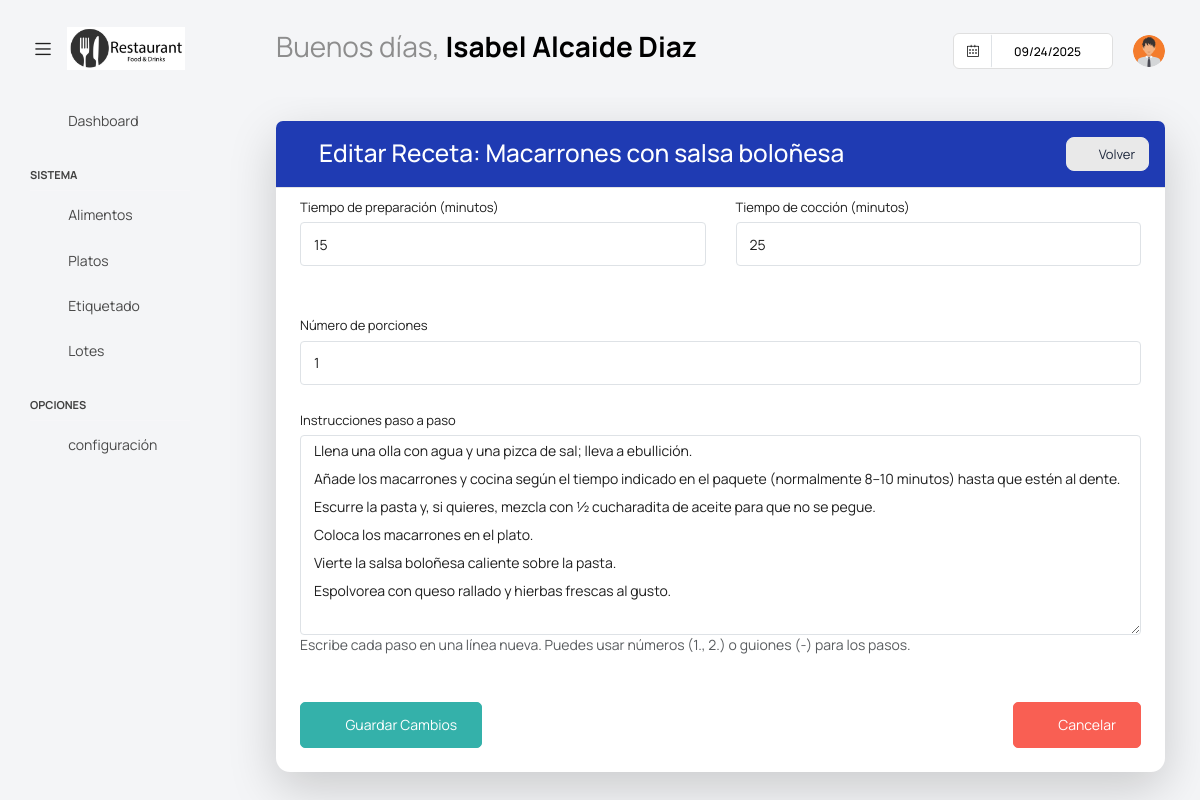
Page /platos/recetas/3/editar/ (signed in) on the committed database.
### app/super/models.py (models this page shows, shortened)
class UserProfile(models.Model):
    centro = models.ForeignKey('Centros' ,on_delete=models.CASCADE, null=True, blank =True)
    user = models.OneToOneField(User, on_delete=models.CASCADE)
    username = models.CharField(max_length=100)
    password = models.CharField(max_length=100)
    nombre = models.CharField(max_length=100)
    apellidos = models.CharField(max_length=100)
    cargo = models.CharField(max_length=100, blank=True, null=True)
    imagen = models.ImageField(default='users/default.png', upload_to='users/', null=True, blank =True)
    estado =models.BooleanField(default=True)

### app/platos/models.py (models this page shows, shortened)
class Receta(ModeloBaseCentro):
    plato = models.ForeignKey(Plato, on_delete=models.CASCADE)
    tiempo_preparacion = models.PositiveIntegerField(verbose_name='Tiempo de preparación (minutos)')
    tiempo_coccion = models.PositiveIntegerField(verbose_name='Tiempo de cocción (minutos)')
    rendimiento = models.PositiveIntegerField(verbose_name='Número de porciones',default=1)
    instrucciones = models.TextField(verbose_name='Instrucciones paso a paso')
    class Meta:
        verbose_name = 'Receta'
        verbose_name_plural = 'Recetas'
        ordering = ['plato__nombre']

class Plato(ModeloBaseCentro):
    nombre = models.CharField(max_length=100)
    codigo = models.CharField(max_length=10, unique=True, help_text="Código único para el plato")
    vida_util = models.PositiveIntegerField(default=0, help_text="Número de días que se suman a la fecha de producción para calcular la caducidad", null=True, blank=True)
    tipoplato = models.ForeignKey(TipoPlato, on_delete=models.CASCADE, null=True, blank=True)
    imagen = models.ImageField(upload_to='platos/', null=True, blank=True)
    salsa = models.ForeignKey(Salsa, on_delete=models.CASCADE, null=True, blank=True)
    descripcion = models.TextField(blank=True, null=True)
    class Meta:
        verbose_name = 'Plato'
        verbose_name_plural = 'Platos'
        unique_together = ('nombre', 'centro')  # Evita nombres duplicados en el mismo centro

### app/platos/views.py (the view, shortened to what this page needs)
# urls.py: path('recetas/<int:pk>/editar/', RecetaUpdate.as_view(), name='editar_receta'),
class RecetaUpdate(LoginRequiredMixin, UpdateView):
    model = Receta
    form_class = RecetaForm
    template_name = 'platos/editar_receta.html'
    context_object_name = 'receta'
    def get_queryset(self):
        user_profile = get_object_or_404(UserProfile, user=self.request.user)
        return Receta.objects.filter(centro=user_profile.centro)
    def get_object(self, queryset=None):
        receta = super().get_object(queryset)
        return receta
    def get_context_data(self, **kwargs):
        context = super().get_context_data(**kwargs)
        context.update(datos_centro(self.request))
        context['plato'] = self.object.plato
        return context
    def get_form_kwargs(self):
        kwargs = super().get_form_kwargs()
        kwargs['plato_id'] = self.object.plato_id
        return kwargs

### app/platos/forms.py
class RecetaForm(forms.ModelForm):
    class Meta:
        model = Receta
        fields = ['tiempo_preparacion', 'tiempo_coccion', 'rendimiento', 'instrucciones']
        widgets = {
            'instrucciones': forms.Textarea(attrs={'rows': 10,'class': 'form-control form-control-sm','placeholder': 'Describe cada paso de la receta en orden...'}),
            'tiempo_preparacion': forms.NumberInput(attrs={'class': 'form-control form-control-sm','min': 0}),
            'tiempo_coccion': forms.NumberInput(attrs={'class': 'form-control form-control-sm','min': 0}),
            'rendimiento': forms.NumberInput(attrs={'class': 'form-control form-control-sm','min': 1})
        }
        labels = {
            'instrucciones': 'Pasos de preparación'
        }
    def __init__(self, *args, **kwargs):
        self.plato_id = kwargs.pop('plato_id', None)
        super().__init__(*args, **kwargs)

### templates/platos/editar_receta.html (shortened to what this page needs)
{% extends 'base.html' %}
{% load static %}
{% block content %}
<div class="content-wrapper">
    <div class="card shadow-lg border-0 rounded-lg">
        <div class="card-header bg-primary text-white py-3">
            <div class="d-flex justify-content-between align-items-center">
                <h3 class="m-0">
                    <i class="fa fa-edit me-2"></i>Editar Receta: {{ receta.plato.nombre }}
                </h3>
                <a href="{% url 'platos:PlatoList' %}" class="btn btn-light btn-sm rounded">
                    <i class="fa fa-arrow-left me-1"></i> Volver
                </a>
            </div>
        </div>
        <div class="card-body">
            <form method="post" enctype="multipart/form-data">
                <div class="row mb-4">
                    <div class="col-md-6">
                        <div class="form-group">
                            <label class="small mb-1" for="{{ form.tiempo_preparacion.id_for_label }}">
                                Tiempo de preparación (minutos)
                            </label>
                            {{ form.tiempo_preparacion }}
                        </div>
                    </div>
                    <div class="col-md-6">
                        <div class="form-group">
                            <label class="small mb-1" for="{{ form.tiempo_coccion.id_for_label }}">
                                Tiempo de cocción (minutos)
                            </label>
                            {{ form.tiempo_coccion }}
                        </div>
                    </div>
                </div>
                <div class="form-group mb-4">
                    <label class="small mb-1" for="{{ form.rendimiento.id_for_label }}">
                        Número de porciones
                    </label>
                    {{ form.rendimiento }}
                </div>
                <div class="form-group mb-4">
                    <label class="small mb-1" for="{{ form.instrucciones.id_for_label }}">
                        Instrucciones paso a paso
                    </label>
                    {{ form.instrucciones }}
                    <small class="form-text text-muted">
                        Escribe cada paso en una línea nueva. Puedes usar números (1., 2.) o guiones (-) para los pasos.
                    </small>
                </div>
                <div class="d-flex justify-content-between mt-5">
                    <button type="submit" class="btn btn-success px-4">
                        <i class="fa fa-save me-2"></i>Guardar Cambios
                    </button>
                    <a href="{% url 'platos:RecetaDetail' receta.pk %}" class="btn btn-danger">
                        <i class="fa fa-times me-2"></i>Cancelar
                    </a>
                </div>
            </form>
        </div>
    </div>
</div>
{% endblock %}

### templates/base.html (shortened to what this page needs)
{% load static %}
<html lang="es">
<head>
  <link href={% static "vendor/feather/feather.css" %} rel="stylesheet">
  <link href={% static "vendor/mdi/css/materialdesignicons.min.css" %} rel="stylesheet">
  <link href={% static "vendor/ti-icons/css/themify-icons.css" %} rel="stylesheet">
  <link href={% static "vendor/font-awesome/css/font-awesome.min.css" %} rel="stylesheet">
  <link href={% static "vendor/typicons/typicons.css" %} rel="stylesheet">
  <link href={% static "vendor/simple-line-icons/css/simple-line-icons.css" %} rel="stylesheet">
  <link href={% static "vendor/css/vendor.bundle.base.css" %} rel="stylesheet">
  <link href={% static "vendor/bootstrap-datepicker/bootstrap-datepicker.min.css" %} rel="stylesheet">
  <link href={% static "js/select.dataTables.min.css" %} rel="stylesheet" type="text/css" >
  <link rel="stylesheet" href={% static "css/style.css" %}>
</head>
  <body class="with-welcome-text">
    <div class="container-scroller">
      <nav class="navbar default-layout col-lg-12 col-12 p-0 fixed-top d-flex align-items-top flex-row">
        <div class="text-center navbar-brand-wrapper d-flex align-items-center justify-content-start">
          <div class="me-3">
            <button class="navbar-toggler navbar-toggler align-self-center" type="button" data-bs-toggle="minimize">
              <span class="icon-menu"></span>
            </button>
          </div>
          <div>
            <a class="navbar-brand brand-logo" href="index.html">
              <img src="{{ imagen_centro_url }}" style="width:150px !important; height:auto;" alt="{{ centro.nombre }}">
            </a>
          </div>
        </div>
        <div class="navbar-menu-wrapper d-flex align-items-top">
          <ul class="navbar-nav">
            <li class="nav-item fw-semibold d-none d-lg-block ms-0">
              <h1 class="welcome-text">{{ saludo }}, <span class="text-black fw-bold">{{ nombre }} {{ apellidos }}</span></h1>
          </ul>
          <ul class="navbar-nav ms-auto">
            <li class="nav-item d-none d-lg-block">
              <div id="datepicker-popup" class="input-group date datepicker navbar-date-picker">
                <span class="input-group-addon input-group-prepend border-right">
                  <span class="icon-calendar input-group-text calendar-icon"></span>
                </span>
                <input type="text" class="form-control">
              </div>
            </li>
            <li class="nav-item dropdown d-none d-lg-block user-dropdown">
              <a class="nav-link" id="UserDropdown" href="#" data-bs-toggle="dropdown" aria-expanded="false">
                <img class="img-xs rounded-circle" src="{{ imagen_user_url }}" alt="Profile image"> </a>
            </li>
          </ul>
        </div>
      </nav>
    <div class="container-fluid page-body-wrapper">
      <nav class="sidebar sidebar-offcanvas" id="sidebar">
        <ul class="nav">
          <li class="nav-item">
            <a class="nav-link" href="{% url 'dashuser:home' %}">
              <i class="mdi mdi-grid-large menu-icon"></i>
              <span class="menu-title">Dashboard</span>
            </a>
          </li>
          <li class="nav-item nav-category">Sistema</li>
            <li class="nav-item">
              <a class="nav-link" href="{% url 'dashuser:AlimentoList' %}">
                <i class="menu-icon mdi mdi-food-variant"></i>
                <span class="menu-title">Alimentos</span>
              </a>
            </li>
            <li class="nav-item">
              <a class="nav-link" href="{% url 'platos:PlatoList' %}">
                <i class="menu-icon mdi mdi-food-turkey"></i>
                <span class="menu-title">Platos</span>
              </a>
            </li>
            <li class="nav-item">
              <a class="nav-link" href="{% url 'platos:generar_etiqueta' %}">
                <i class="menu-icon mdi mdi-tag"></i>
                <span class="menu-title">Etiquetado</span>
              </a>
            </li>
            <li class="nav-item">
              <a class="nav-link" href="{% url 'platos:LotesResumenListView' %}">
                <i class="menu-icon mdi mdi-package-variant"></i>
                <span class="menu-title">Lotes</span>
              </a>
            </li>
          <li class="nav-item nav-category">Opciones</li>
            <li class="nav-item">
              <a class="nav-link" data-bs-toggle="collapse" href="#confi" aria-expanded="false" aria-controls="confi">
                <i class="menu-icon mdi mdi-filter"></i>
                <span class="menu-title">configuración</span>
                <i class="menu-arrow"></i>
              </a>
            </li>
        </ul>
      </nav>
      <div class="main-panel">
          {% block content %}
          {% endblock content %}
      </div>
  </div>
</body>
</html>

### templates/platos/editar_receta.html (style rules this page uses)
textarea.form-control { min-height: 200px; resize: vertical; }

### rows in the picture
UserProfile: nombre "Isabel", apellidos "Alcaide Diaz"
Receta: plato.nombre "Macarrones con salsa boloñesa", tiempo_preparacion "15", tiempo_coccion "25", rendimiento "1", instrucciones "Llena una olla con agua y una pizca de sal; lleva a ebullición. Añade los macarrones y cocina según el tiempo indicado en el paquete (normalmente 8–10 minutos) hasta que estén al dente. Escurre la pasta y, si quieres, mezcla con ½ cucharadita de aceite para que no se pegue. Coloca los macarrones en el plato. Vierte la salsa boloñesa caliente sobre la pasta. Espolvorea con queso rallado y hierbas frescas al gusto."

### other values in the picture
{{ saludo }} "Buenos días"
